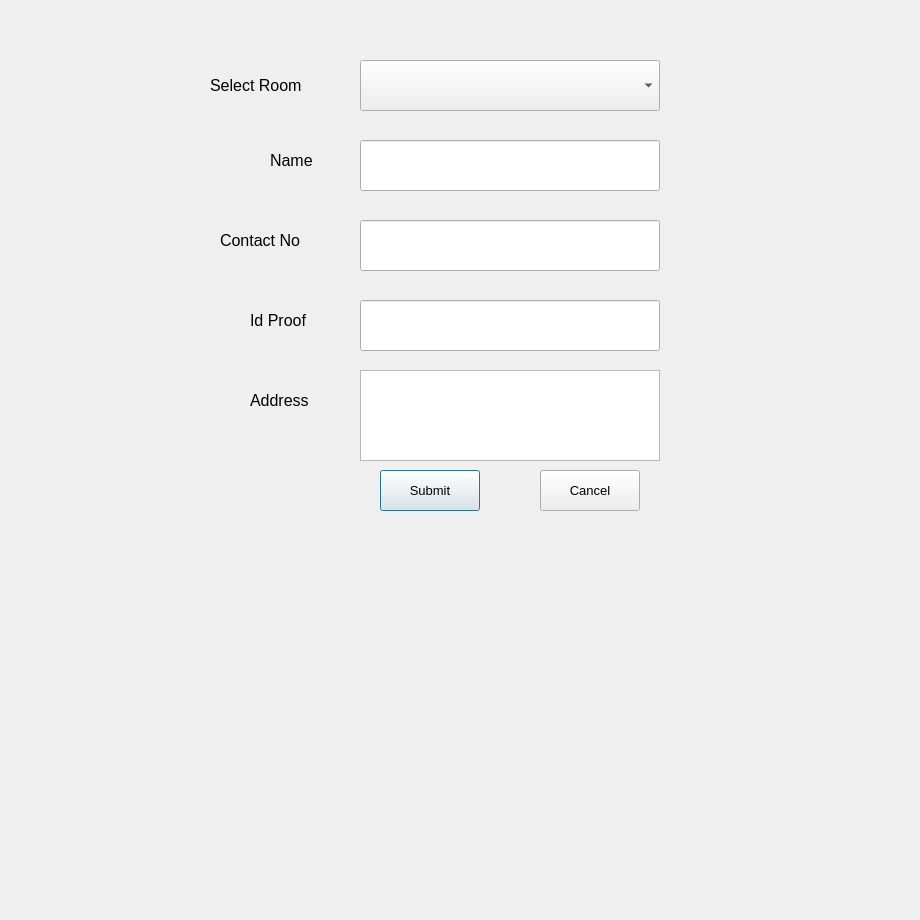
<?xml version="1.0" encoding="UTF-8"?>
<ui version="4.0">
 <class>BookRoomDialog</class>
 <widget class="QDialog" name="BookRoomDialog">
  <property name="windowModality">
   <enum>Qt::WindowModal</enum>
  </property>
  <property name="geometry">
   <rect>
    <x>0</x>
    <y>0</y>
    <width>920</width>
    <height>920</height>
   </rect>
  </property>
  <property name="font">
   <font>
    <pointsize>11</pointsize>
   </font>
  </property>
  <property name="windowTitle">
   <string>Booka a Room</string>
  </property>
  <property name="styleSheet">
   <string notr="true"/>
  </property>
  <widget class="QLabel" name="label">
   <property name="geometry">
    <rect>
     <x>210</x>
     <y>75</y>
     <width>121</width>
     <height>21</height>
    </rect>
   </property>
   <property name="font">
    <font>
     <pointsize>12</pointsize>
    </font>
   </property>
   <property name="text">
    <string>Select Room</string>
   </property>
  </widget>
  <widget class="QComboBox" name="cmbRoomList">
   <property name="geometry">
    <rect>
     <x>360</x>
     <y>60</y>
     <width>300</width>
     <height>51</height>
    </rect>
   </property>
   <property name="font">
    <font>
     <pointsize>12</pointsize>
    </font>
   </property>
   <property name="styleSheet">
    <string notr="true"/>
   </property>
  </widget>
  <widget class="QLineEdit" name="txtName">
   <property name="geometry">
    <rect>
     <x>360</x>
     <y>140</y>
     <width>300</width>
     <height>51</height>
    </rect>
   </property>
   <property name="font">
    <font>
     <pointsize>11</pointsize>
    </font>
   </property>
   <property name="styleSheet">
    <string notr="true"/>
   </property>
  </widget>
  <widget class="QLineEdit" name="txtContactNumber">
   <property name="geometry">
    <rect>
     <x>360</x>
     <y>220</y>
     <width>300</width>
     <height>51</height>
    </rect>
   </property>
   <property name="font">
    <font>
     <pointsize>11</pointsize>
    </font>
   </property>
  </widget>
  <widget class="QTextEdit" name="txtAddress">
   <property name="geometry">
    <rect>
     <x>360</x>
     <y>370</y>
     <width>300</width>
     <height>91</height>
    </rect>
   </property>
   <property name="font">
    <font>
     <pointsize>11</pointsize>
    </font>
   </property>
  </widget>
  <widget class="QLabel" name="label_2">
   <property name="geometry">
    <rect>
     <x>270</x>
     <y>150</y>
     <width>51</width>
     <height>21</height>
    </rect>
   </property>
   <property name="font">
    <font>
     <pointsize>12</pointsize>
    </font>
   </property>
   <property name="text">
    <string>Name</string>
   </property>
  </widget>
  <widget class="QLabel" name="label_3">
   <property name="geometry">
    <rect>
     <x>220</x>
     <y>230</y>
     <width>101</width>
     <height>21</height>
    </rect>
   </property>
   <property name="font">
    <font>
     <pointsize>12</pointsize>
    </font>
   </property>
   <property name="text">
    <string>Contact No</string>
   </property>
  </widget>
  <widget class="QLabel" name="label_4">
   <property name="geometry">
    <rect>
     <x>250</x>
     <y>390</y>
     <width>91</width>
     <height>21</height>
    </rect>
   </property>
   <property name="font">
    <font>
     <pointsize>12</pointsize>
    </font>
   </property>
   <property name="text">
    <string>Address</string>
   </property>
  </widget>
  <widget class="QLabel" name="label_5">
   <property name="geometry">
    <rect>
     <x>250</x>
     <y>310</y>
     <width>91</width>
     <height>21</height>
    </rect>
   </property>
   <property name="font">
    <font>
     <pointsize>12</pointsize>
    </font>
   </property>
   <property name="text">
    <string>Id Proof</string>
   </property>
  </widget>
  <widget class="QLineEdit" name="txtIdProof">
   <property name="geometry">
    <rect>
     <x>360</x>
     <y>300</y>
     <width>300</width>
     <height>51</height>
    </rect>
   </property>
   <property name="font">
    <font>
     <pointsize>11</pointsize>
    </font>
   </property>
  </widget>
  <widget class="QPushButton" name="btnSubmit">
   <property name="geometry">
    <rect>
     <x>380</x>
     <y>470</y>
     <width>100</width>
     <height>41</height>
    </rect>
   </property>
   <property name="font">
    <font>
     <pointsize>10</pointsize>
    </font>
   </property>
   <property name="text">
    <string>Submit</string>
   </property>
  </widget>
  <widget class="QPushButton" name="btnCancel">
   <property name="geometry">
    <rect>
     <x>540</x>
     <y>470</y>
     <width>100</width>
     <height>41</height>
    </rect>
   </property>
   <property name="font">
    <font>
     <pointsize>10</pointsize>
    </font>
   </property>
   <property name="text">
    <string>Cancel</string>
   </property>
  </widget>
 </widget>
 <resources/>
 <connections/>
</ui>
